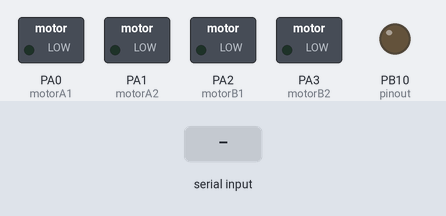
This sketch was run on a simulated STM32 Black Pill. Shown: switched loads named in the sketch (green lamp = pin HIGH), output pins drawn as LEDs (lit = HIGH). Inputs (shaded band) come from the test bench.

Above: at 1.2 s.
1.3 s: "W" received over the second serial link
At 2.3 s:
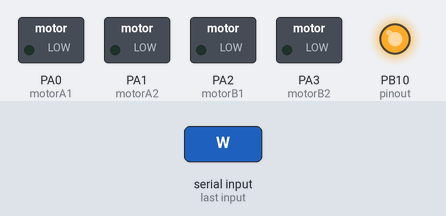
2.8 s: "F" received over the second serial link
At 3.5 s:
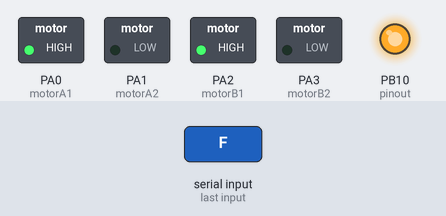
4.3 s: "w" received over the second serial link
At 4.7 s:
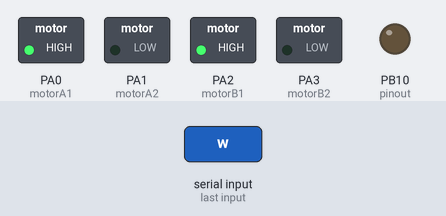
5.8 s: "B" received over the second serial link
At 7.0 s:
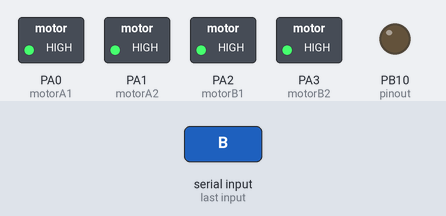
7.3 s: "W" received over the second serial link
At 8.3 s:
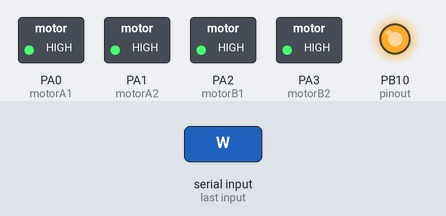
8.8 s: "S" received over the second serial link
At 9.5 s:
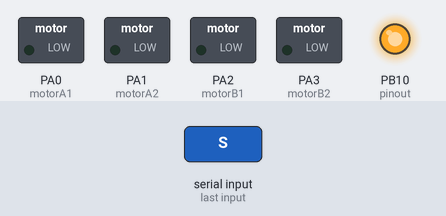
Timing chart, 0 to 11.3 s (numbered marks = the images above; inputs shaded):
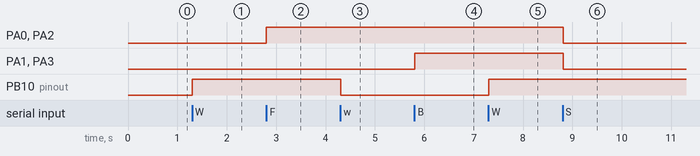

The sketch:

RCCAR_CODE_STM32F401.ino
```cpp
HardwareSerial bt(PA10, PA9);
  const int pinout = PB10; // declare pinout with int data type and pin value
  char t = 0;  //Variable for storing received data
  const int sprinkle = PB5;
  const int sprinkle_out =PB6;
  const int motorA1  = PA0;  //10
  const int motorA2  = PA1;  //9
  const int motorB1  = PA2;  //8
  const int motorB2  = PA3; //7

void setup()
{
    bt.begin(9600);                      //Sets the baud rate for bluetooth pins
    pinMode(pinout, OUTPUT);
    pinMode(motorA1,OUTPUT);   //left motors  forward
    pinMode(motorA2,OUTPUT);   //left motors reverse
    pinMode(motorB1,OUTPUT);   //right  motors forward
    pinMode(motorB2,OUTPUT);                 //Sets digital pin PA0 as output pin for led
}

void loop()
{
   if(bt.available() > 0)      // Send data only when you receive data:
   {
      t = bt.read();        //Read the incoming data & store into data

      if(t == 'W')
      {
         digitalWrite(pinout, HIGH);
         bt.print("LED ON\n");
      }

      else if(t == 'w')
      {
         digitalWrite(pinout, LOW);
         bt.print("LED OFF\n");
      }

       if(t == 'X')
       {
          digitalWrite(sprinkle, HIGH);
          digitalWrite(sprinkle_out, LOW);
         bt.print("Sprinkle on\n");
       }

       else if(t == 'x')
       {
          digitalWrite(sprinkle, LOW);
          digitalWrite(sprinkle_out, LOW);
          bt.print("sprinkle off\n");
       }

if(t == 'F'){            //move  forward(all motors rotate in forward direction)
  digitalWrite(motorA1,HIGH);
  digitalWrite(motorB1,HIGH);
  bt.println("FORWARD");
}

else if(t == 'B'){      //move reverse (all  motors rotate in reverse direction)
  digitalWrite(motorA2,HIGH);
  digitalWrite(motorB2,HIGH);
  bt.println("BACK");
}

else if(t == 'L'){      //turn right (left side motors rotate in forward direction,  right side motors doesn't rotate)
  digitalWrite(motorB1,HIGH);
  bt.println("LEFT");
}

else  if(t == 'R'){      //turn left (right side motors rotate in forward direction, left  side motors doesn't rotate)
  digitalWrite(motorA1,HIGH);
  bt.println("RIGHT");
}

else if(t == 'S'){      //STOP (all motors stop)
  digitalWrite( motorA1,LOW);
  digitalWrite(motorA2,LOW);
  digitalWrite(motorB1,LOW);
  digitalWrite(motorB2,LOW);
  bt.println("STOP");
}

   }
   delay(100);
}
```

Measured:
- after the input at 1.3 s, PB10 (pinout): LOW → HIGH at once
- after the input at 2.8 s, PA0 (motorA1), PA2 (motorB1): LOW → HIGH at once
- after the input at 4.3 s, PB10 (pinout): HIGH → LOW at once
- after the input at 5.8 s, PA1 (motorA2), PA3 (motorB2): LOW → HIGH at once
- after the input at 7.3 s, PB10 (pinout): LOW → HIGH at once
- after the input at 8.8 s, PA0 (motorA1), PA1 (motorA2), PA2 (motorB1), PA3 (motorB2): HIGH → LOW at once
